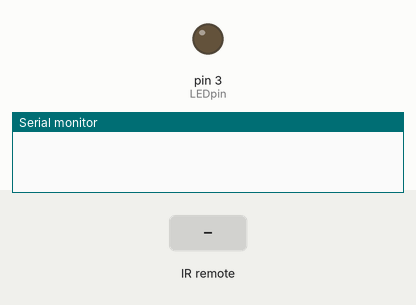
Simulated run of this sketch. Board: Arduino Uno, built with avr-gcc and run on an emulated ATmega328P. On the bench: output pins drawn as LEDs (lit = HIGH), the last lines printed to the serial monitor. Inputs (shaded band) come from the test bench.

Above: at 1.2 s.
1.3 s: infrared code 0xE01F9A81 received
At 2.9 s:
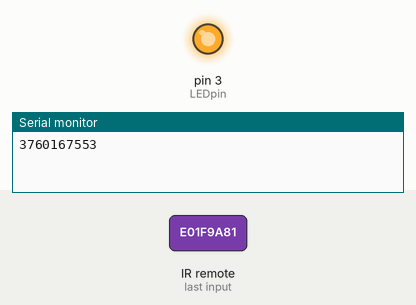
3.8 s: infrared code 0xA26409C9 received
At 5.0 s:
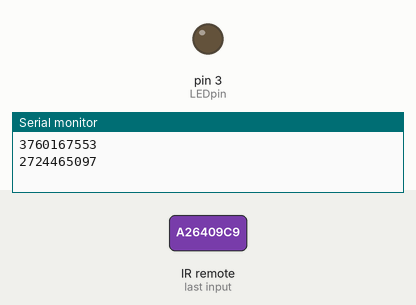
5.3 s: infrared code 0x240C9161 received
At 6.3 s:
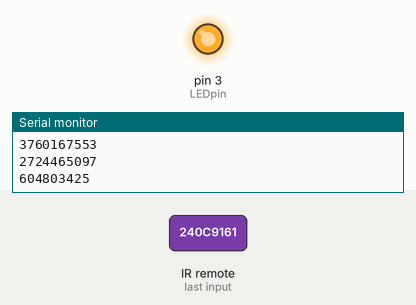
Timing chart, 0 to 8.3 s (numbered marks = the images above; inputs shaded):
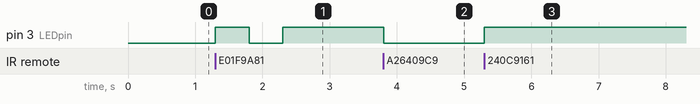

The sketch:

IRrecv_to_on_and_off_LED.ino
```cpp
//Using Remote to on and off LED, there are four different button used
//Cai Zhixiang, Lim Kim and Xinhao group

#include <IRremote.h>

int RECV_PIN = 11;
int LEDpin = 3; //LED to be attached to Pin3
int y;

IRrecv irrecv(RECV_PIN); //setup IRreceiver in Pin11

decode_results results; //devoder for received IR signal.

void setup()
{
  Serial.begin(9600);
  irrecv.enableIRIn(); // Start the receiver


pinMode(LEDpin, OUTPUT);
}

void loop() {

  if (irrecv.decode(&results)) { // decode IR signal
    int angle = results.value;   // received value
    Serial.println(results.value, DEC);

    if(results.value == 604803425)//remote button RED to on LED
  {
    digitalWrite(LEDpin, HIGH);
  }
  else if (results.value == 2724465097 //remote button GREEN to off LED
)
  {
    digitalWrite(LEDpin, LOW);
  }
  else if (results.value == 3760167553) //remote button YELLOW to blink LED
  {
    digitalWrite(LEDpin, HIGH);
    delay(500);
    digitalWrite(LEDpin, LOW);
    delay(500);
    digitalWrite(LEDpin, HIGH);
  }
  else if (results.value == 1760049649) //remote button BLUE to off LED
  {
    digitalWrite(LEDpin, HIGH);
    delay(500);
   digitalWrite(LEDpin,LOW);

  }


    irrecv.resume(); // Receive the next value
  }

}
```

Measured:
- after the input at 1.3 s, pin 3 (LEDpin): LOW → HIGH at once, → LOW 0.50 s later, → HIGH 0.50 s later
- after the input at 3.8 s, pin 3 (LEDpin): HIGH → LOW at once
- after the input at 5.3 s, pin 3 (LEDpin): LOW → HIGH at once
